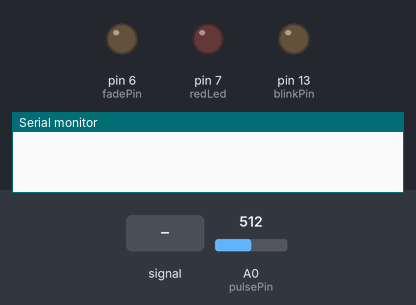
Recording of a sketch running on a simulated Arduino Uno, built with avr-gcc and run on an emulated ATmega328P. On the bench: output pins drawn as LEDs (lit = HIGH), the last lines printed to the serial monitor. Dashed ring = blinking. Inputs (shaded band) come from the test bench; at power-on: A0 (pulsePin) = 512.

Above: at 1.2 s.
1.3 s: A0 (pulsePin) fed a 200 Hz sine of ±255 counts around its level
4.3 s: A0 (pulsePin) fed a 2 Hz sine of ±306 counts around its level
At 7.1 s:
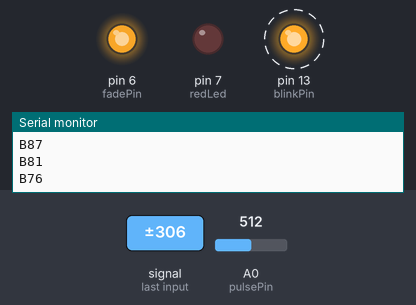
7.3 s: A0 (pulsePin) fed a 50 Hz sine of ±306 counts around its level
At 9.2 s:
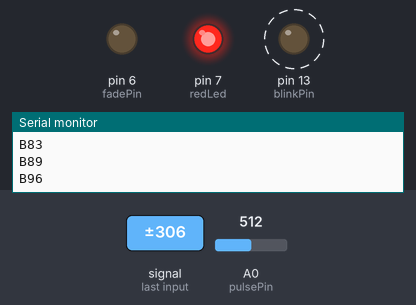
10.1 s: A0 (pulsePin) set to 529
At 10.4 s:
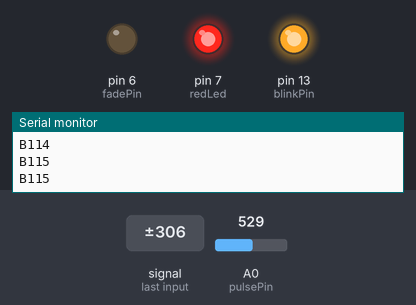
11.6 s: A0 (pulsePin) set to 511
At 11.9 s:
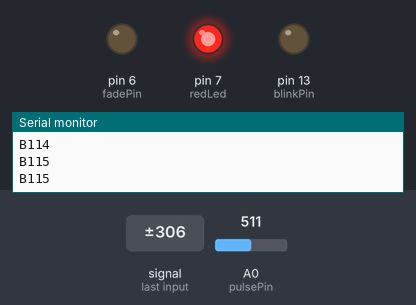
13.1 s: A0 (pulsePin) fed a 200 Hz sine of ±81 counts around its level
At 13.61 s:
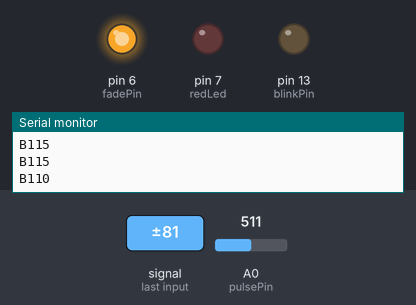
Timing chart, 0 to 16.1 s (numbered marks = the images above; inputs shaded):
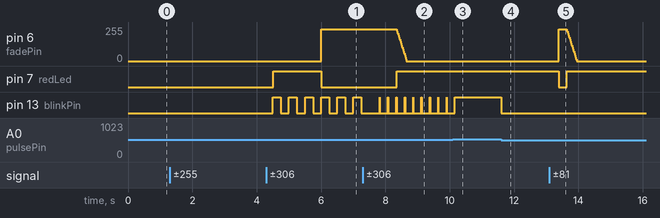

Measured:
- the behaviour switches between 512 and 513 on A0 (pulsePin) (found by bisection; images 2 and 3)
- after the input at 4.3 s, pin 6 (fadePin): 0/255 → 240/255 after 1.7 s; pin 7 (redLed): LOW → HIGH after 0.21 s instead of 0.07 s; pin 13 (blinkPin): alternates HIGH for 0.25 s and LOW for 0.25 s, starting after 0.20 s
- after the input at 7.3 s, pin 7 (redLed): LOW → HIGH after 1.1 s; pin 13 (blinkPin): alternates HIGH for 0.01 s and LOW for 0.25 s, starting after 0.52 s
- after the input at 10.1 s, pin 6 (fadePin): stays 0/255 (without the input it goes to 240/255 after 0.34 s); pin 7 (redLed): stays HIGH (without the input it goes to LOW after 0.34 s); pin 13 (blinkPin): goes on until 10.2 s, then stays HIGH
- after the input at 11.6 s, pin 13 (blinkPin): HIGH → LOW at once
- after the input at 13.1 s, pin 7 (redLed): HIGH → LOW after 0.28 s, → HIGH 0.26 s later

The sketch:

Code.ino
```cpp
/*
	Engineer 	: Iroshana Herath
	Date 		: Nov. 2017
	Email 		: iroshana.elance@gmail.com
*/
//#include <LiquidCrystal.h>

#define threshold 70

//  Variables
int pulsePin = 0;                 // Pulse Sensor purple wire connected to analog pin 0
int blinkPin = LED_BUILTIN;                // pin to blink led at each beat
int fadePin = 6;                  // pin to do fancy classy fading blink at each beat
int fadeRate = 0;                 // used to fade LED on with PWM on fadePin
#define redLed  7

//LiquidCrystal lcd(12, 11, 5, 4, 3, 2);

// Volatile Variables, used in the interrupt service routine!
volatile int BPM;                   // int that holds raw Analog in 0. updated every 2mS
volatile int Signal;                // holds the incoming raw data
volatile int IBI = 600;             // int that holds the time interval between beats! Must be seeded!
volatile boolean Pulse = false;     // "True" when User's live heartbeat is detected. "False" when not a "live beat".
volatile boolean QS = false;        // becomes true when Arduoino finds a beat.

// Regards Serial OutPut  -- Set This Up to your needs
static boolean serialVisual = false;   // Set to 'false' by Default.  Re-set to 'true' to see Arduino Serial Monitor ASCII Visual Pulse

volatile int rate[10];                      // array to hold last ten IBI values
volatile unsigned long sampleCounter = 0;          // used to determine pulse timing
volatile unsigned long lastBeatTime = 0;           // used to find IBI
volatile int P = 512;                      // used to find peak in pulse wave, seeded
volatile int T = 512;                     // used to find trough in pulse wave, seeded
volatile int thresh = 525;                // used to find instant moment of heart beat, seeded
volatile int amp = 100;                   // used to hold amplitude of pulse waveform, seeded
volatile boolean firstBeat = true;        // used to seed rate array so we startup with reasonable BPM
volatile boolean secondBeat = false;      // used to seed rate array so we startup with reasonable BPM

unsigned int lastRead = 0;
boolean state = false;

void setup()
{
  pinMode(blinkPin,OUTPUT);         // pin that will blink to your heartbeat!
  pinMode(fadePin,OUTPUT);          // pin that will fade to your heartbeat!
  pinMode(redLed,OUTPUT);
  Serial.begin(9600);             // we agree to talk fast!
  interruptSetup();                 // sets up to read Pulse Sensor signal every 2mS
                                    // IF YOU ARE POWERING The Pulse Sensor AT VOLTAGE LESS THAN THE BOARD VOLTAGE,
                                    // UN-COMMENT THE NEXT LINE AND APPLY THAT VOLTAGE TO THE A-REF PIN
                                    //   analogReference(EXTERNAL);
}


//  Where the Magic Happens
void loop()
{
   //serialOutput();

  if (QS == true) // A Heartbeat Was Found
    {
      // BPM and IBI have been Determined
      // Quantified Self "QS" true when arduino finds a heartbeat
      //fadeRate = 255; // Makes the LED Fade Effect Happen, Set 'fadeRate' Variable to 255 to fade LED with pulse
      serialOutputWhenBeatHappens(); // A Beat Happened, Output that to serial.
      QS = false; // reset the Quantified Self flag for next time
    }
  ledFunc();
  ledFadeToBeat(); // Makes the LED Fade Effect Happen
  delay(20); //  take a break
}

void ledFadeToBeat()
{
   fadeRate -= 15;                         //  set LED fade value
   fadeRate = constrain(fadeRate,0,255);   //  keep LED fade value from going into negative numbers!
   analogWrite(fadePin,fadeRate);          //  fade LED
}

void ledFunc()
{

  if(BPM/2 > threshold && BPM > lastRead)
  {
    digitalWrite(redLed, HIGH);
    digitalWrite(fadePin, LOW);
    state = true;
  }
  else if(BPM/2 > threshold && BPM < lastRead)
  {
    digitalWrite(redLed, LOW);
    digitalWrite(fadePin, HIGH);
    fadeRate = 255;
    state = false;
  }
  else if(BPM/2 > threshold && BPM == lastRead)
  {
    if(state) digitalWrite(redLed, HIGH);
    else
    {
      digitalWrite(fadePin, HIGH);
      fadeRate = 255;
    }
  }
  else if(BPM/2 < threshold)
  {
    digitalWrite(redLed, LOW);
  }
  lastRead = BPM;
}

void interruptSetup()
{
  // Initializes Timer2 to throw an interrupt every 2mS.
  TCCR2A = 0x02;     // DISABLE PWM ON DIGITAL PINS 3 AND 11, AND GO INTO CTC MODE
  TCCR2B = 0x06;     // DON'T FORCE COMPARE, 256 PRESCALER
  OCR2A = 0X7C;      // SET THE TOP OF THE COUNT TO 124 FOR 500Hz SAMPLE RATE
  TIMSK2 = 0x02;     // ENABLE INTERRUPT ON MATCH BETWEEN TIMER2 AND OCR2A
  sei();             // MAKE SURE GLOBAL INTERRUPTS ARE ENABLED
}

void serialOutput()
{   // Decide How To Output Serial.
 if (serialVisual == true)
  {
     arduinoSerialMonitorVisual('-', Signal);   // goes to function that makes Serial Monitor Visualizer
  }
 else
  {
      sendDataToSerial('S', Signal);     // goes to sendDataToSerial function
   }
}

void serialOutputWhenBeatHappens()
{
 if (serialVisual == true) //  Code to Make the Serial Monitor Visualizer Work
   {
     Serial.print("*** Heart-Beat Happened *** ");  //ASCII Art Madness
     Serial.print("BPM: ");
     Serial.println(BPM/2);
     //lcd.clear();
     //lcd.print("BPM: ");
     //lcd.print(BPM);
   }
 else
   {
     sendDataToSerial('B',BPM/2);   // send heart rate with a 'B' prefix
     //sendDataToSerial('Q',IBI);   // send time between beats with a 'Q' prefix
   }
}

void arduinoSerialMonitorVisual(char symbol, int data )
{
  const int sensorMin = 0;      // sensor minimum, discovered through experiment
  const int sensorMax = 1024;    // sensor maximum, discovered through experiment
  int sensorReading = data; // map the sensor range to a range of 12 options:
  int range = map(sensorReading, sensorMin, sensorMax, 0, 11);
  // do something different depending on the
  // range value:
  switch (range)
  {
    case 0:
      Serial.println("");     /////ASCII Art Madness
      break;
    case 1:
      Serial.println("---");
      break;
    case 2:
      Serial.println("------");
      break;
    case 3:
      Serial.println("---------");
      break;
    case 4:
      Serial.println("------------");
      break;
    case 5:
      Serial.println("--------------|-");
      break;
    case 6:
      Serial.println("--------------|---");
      break;
    case 7:
      Serial.println("--------------|-------");
      break;
    case 8:
      Serial.println("--------------|----------");
      break;
    case 9:
      Serial.println("--------------|----------------");
      break;
    case 10:
      Serial.println("--------------|-------------------");
      break;
    case 11:
      Serial.println("--------------|-----------------------");
      break;
  }
}


void sendDataToSerial(char symbol, int data )
{
   Serial.print(symbol);
   Serial.println(data);
}

ISR(TIMER2_COMPA_vect) //triggered when Timer2 counts to 124
{
  cli();                                      // disable interrupts while we do this
  Signal = analogRead(pulsePin);              // read the Pulse Sensor
  sampleCounter += 2;                         // keep track of the time in mS with this variable
  int N = sampleCounter - lastBeatTime;       // monitor the time since the last beat to avoid noise
                                              //  find the peak and trough of the pulse wave
  if(Signal < thresh && N > (IBI/5)*3) // avoid dichrotic noise by waiting 3/5 of last IBI
    {
      if (Signal < T) // T is the trough
      {
        T = Signal; // keep track of lowest point in pulse wave
      }
    }

  if(Signal > thresh && Signal > P)
    {          // thresh condition helps avoid noise
      P = Signal;                             // P is the peak
    }                                        // keep track of highest point in pulse wave

  //  NOW IT'S TIME TO LOOK FOR THE HEART BEAT
  // signal surges up in value every time there is a pulse
  if (N > 250)
  {                                   // avoid high frequency noise
    if ( (Signal > thresh) && (Pulse == false) && (N > (IBI/5)*3) )
      {
        Pulse = true;                               // set the Pulse flag when we think there is a pulse
        digitalWrite(blinkPin,HIGH);                // turn on pin 13 LED
        IBI = sampleCounter - lastBeatTime;         // measure time between beats in mS
        lastBeatTime = sampleCounter;               // keep track of time for next pulse

        if(secondBeat)
        {                        // if this is the second beat, if secondBeat == TRUE
          secondBeat = false;                  // clear secondBeat flag
          for(int i=0; i<=9; i++) // seed the running total to get a realisitic BPM at startup
          {
            rate[i] = IBI;
          }
        }

        if(firstBeat) // if it's the first time we found a beat, if firstBeat == TRUE
        {
          firstBeat = false;                   // clear firstBeat flag
          secondBeat = true;                   // set the second beat flag
          sei();                               // enable interrupts again
          return;                              // IBI value is unreliable so discard it
        }
      // keep a running total of the last 10 IBI values
      word runningTotal = 0;                  // clear the runningTotal variable

      for(int i=0; i<=8; i++)
        {                // shift data in the rate array
          rate[i] = rate[i+1];                  // and drop the oldest IBI value
          runningTotal += rate[i];              // add up the 9 oldest IBI values
        }

      rate[9] = IBI;                          // add the latest IBI to the rate array
      runningTotal += rate[9];                // add the latest IBI to runningTotal
      runningTotal /= 10;                     // average the last 10 IBI values
      BPM = 60000/runningTotal;               // how many beats can fit into a minute? that's BPM!
      QS = true;                              // set Quantified Self flag
      // QS FLAG IS NOT CLEARED INSIDE THIS ISR
    }
  }

  if (Signal < thresh && Pulse == true)
    {   // when the values are going down, the beat is over
      digitalWrite(blinkPin,LOW);            // turn off pin 13 LED
      Pulse = false;                         // reset the Pulse flag so we can do it again
      amp = P - T;                           // get amplitude of the pulse wave
      thresh = amp/2 + T;                    // set thresh at 50% of the amplitude
      P = thresh;                            // reset these for next time
      T = thresh;
    }

  if (N > 2500)
    {                           // if 2.5 seconds go by without a beat
      thresh = 512;                          // set thresh default
      P = 512;                               // set P default
      T = 512;                               // set T default
      lastBeatTime = sampleCounter;          // bring the lastBeatTime up to date
      firstBeat = true;                      // set these to avoid noise
      secondBeat = false;                    // when we get the heartbeat back
    }

  sei();                                   // enable interrupts when youre done!
}// end isr
```
